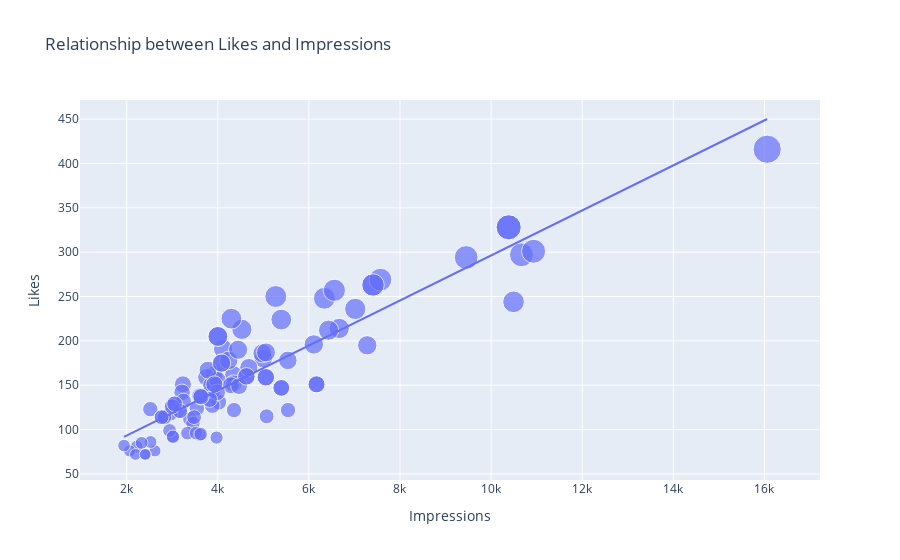

Notebook code for this chart:
### Markdown cell above
1.6.1 Relationship between number of likes and impressions

### Code cell
px.scatter(data_frame=data,x='Impressions',y = 'Likes',size='Likes',trendline='ols',title='Relationship between Likes and Impressions')
